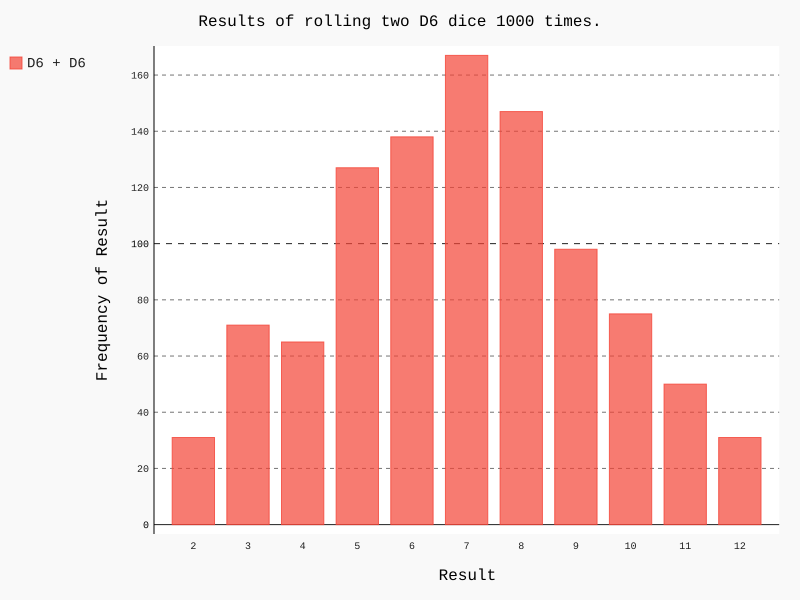

Write Python code to recreate this figure.
import pygal
from die import Die

# create two D6 dice
die_1 = Die()
die_2 = Die()

# make some rolls, and store results in a list
results = []
for roll_num in range(1000):
    result = die_1.roll() + die_2.roll()
    results.append(result)


# analyze the results
frequencies = []
max_result = die_1.num_sides + die_2.num_sides

for value in range(2, max_result+1):
    frequency = results.count(value)
    frequencies.append(frequency)


# visualize the results

hist = pygal.Bar()

hist.title = "Results of rolling two D6 dice 1000 times."

# x_labels = set(results)
# hist.x_labels = ['2', '3', '4', '5', '6', '7', '8', '9', '10', '11', '12']

#hist.x_labels = x_labels
hist.x_labels = [str(x) for x in range(2, max_result+1)]
hist.x_title = "Result"
hist.y_title = "Frequency of Result"


hist.add('D6 + D6', frequencies)
hist.render_to_file('dice_visual.svg')
